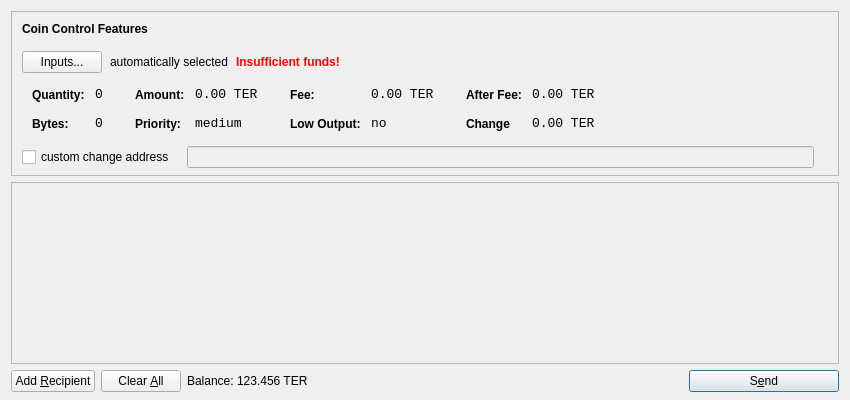
<?xml version="1.0" encoding="UTF-8"?>
<ui version="4.0">
 <class>SendCoinsDialog</class>
 <widget class="QDialog" name="SendCoinsDialog">
  <property name="geometry">
   <rect>
    <x>0</x>
    <y>0</y>
    <width>850</width>
    <height>400</height>
   </rect>
  </property>
  <property name="windowTitle">
   <string>Send Coins</string>
  </property>
  <property name="styleSheet">
   <string notr="true">background-image: url(:/images/gr);</string>
  </property>
  <layout class="QVBoxLayout" name="verticalLayout" stretch="0,1,0">
   <property name="bottomMargin">
    <number>8</number>
   </property>
   <item>
    <widget class="QFrame" name="frameCoinControl">
     <property name="sizePolicy">
      <sizepolicy hsizetype="Expanding" vsizetype="Expanding">
       <horstretch>0</horstretch>
       <verstretch>0</verstretch>
      </sizepolicy>
     </property>
     <property name="maximumSize">
      <size>
       <width>16777215</width>
       <height>16777215</height>
      </size>
     </property>
     <property name="frameShape">
      <enum>QFrame::StyledPanel</enum>
     </property>
     <property name="frameShadow">
      <enum>QFrame::Sunken</enum>
     </property>
     <layout class="QVBoxLayout" name="verticalLayoutCoinControl2">
      <property name="spacing">
       <number>6</number>
      </property>
      <property name="leftMargin">
       <number>0</number>
      </property>
      <property name="topMargin">
       <number>0</number>
      </property>
      <property name="rightMargin">
       <number>0</number>
      </property>
      <property name="bottomMargin">
       <number>6</number>
      </property>
      <item>
       <layout class="QVBoxLayout" name="verticalLayoutCoinControl" stretch="0,0,0,0,1">
        <property name="spacing">
         <number>0</number>
        </property>
        <property name="leftMargin">
         <number>10</number>
        </property>
        <property name="topMargin">
         <number>10</number>
        </property>
        <item>
         <layout class="QHBoxLayout" name="horizontalLayoutCoinControl1">
          <property name="bottomMargin">
           <number>15</number>
          </property>
          <item>
           <widget class="QLabel" name="labelCoinControlFeatures">
            <property name="sizePolicy">
             <sizepolicy hsizetype="Preferred" vsizetype="Maximum">
              <horstretch>0</horstretch>
              <verstretch>0</verstretch>
             </sizepolicy>
            </property>
            <property name="font">
             <font>
              <weight>75</weight>
              <bold>true</bold>
             </font>
            </property>
            <property name="styleSheet">
             <string notr="true">font-weight:bold;</string>
            </property>
            <property name="text">
             <string>Coin Control Features</string>
            </property>
           </widget>
          </item>
         </layout>
        </item>
        <item>
         <layout class="QHBoxLayout" name="horizontalLayoutCoinControl2" stretch="0,0,0,0">
          <property name="spacing">
           <number>8</number>
          </property>
          <property name="bottomMargin">
           <number>10</number>
          </property>
          <item>
           <widget class="QPushButton" name="pushButtonCoinControl">
            <property name="styleSheet">
             <string notr="true"/>
            </property>
            <property name="text">
             <string>Inputs...</string>
            </property>
           </widget>
          </item>
          <item>
           <widget class="QLabel" name="labelCoinControlAutomaticallySelected">
            <property name="text">
             <string>automatically selected</string>
            </property>
            <property name="margin">
             <number>5</number>
            </property>
           </widget>
          </item>
          <item>
           <widget class="QLabel" name="labelCoinControlInsuffFunds">
            <property name="font">
             <font>
              <weight>75</weight>
              <bold>true</bold>
             </font>
            </property>
            <property name="styleSheet">
             <string notr="true">color:red;font-weight:bold;</string>
            </property>
            <property name="text">
             <string>Insufficient funds!</string>
            </property>
            <property name="margin">
             <number>5</number>
            </property>
           </widget>
          </item>
          <item>
           <spacer name="horizontalSpacerCoinControl">
            <property name="orientation">
             <enum>Qt::Horizontal</enum>
            </property>
            <property name="sizeHint" stdset="0">
             <size>
              <width>40</width>
              <height>1</height>
             </size>
            </property>
           </spacer>
          </item>
         </layout>
        </item>
        <item>
         <widget class="QWidget" name="widgetCoinControl" native="true">
          <property name="sizePolicy">
           <sizepolicy hsizetype="Preferred" vsizetype="Preferred">
            <horstretch>0</horstretch>
            <verstretch>0</verstretch>
           </sizepolicy>
          </property>
          <property name="minimumSize">
           <size>
            <width>0</width>
            <height>0</height>
           </size>
          </property>
          <property name="styleSheet">
           <string notr="true"/>
          </property>
          <layout class="QHBoxLayout" name="horizontalLayoutCoinControl5">
           <property name="leftMargin">
            <number>0</number>
           </property>
           <property name="topMargin">
            <number>0</number>
           </property>
           <property name="rightMargin">
            <number>0</number>
           </property>
           <property name="bottomMargin">
            <number>0</number>
           </property>
           <item>
            <layout class="QHBoxLayout" name="horizontalLayoutCoinControl3" stretch="0,0,0,1">
             <property name="spacing">
              <number>20</number>
             </property>
             <property name="topMargin">
              <number>0</number>
             </property>
             <property name="bottomMargin">
              <number>10</number>
             </property>
             <item>
              <layout class="QFormLayout" name="formLayoutCoinControl1">
               <property name="horizontalSpacing">
                <number>10</number>
               </property>
               <property name="verticalSpacing">
                <number>14</number>
               </property>
               <property name="leftMargin">
                <number>10</number>
               </property>
               <property name="topMargin">
                <number>4</number>
               </property>
               <property name="rightMargin">
                <number>6</number>
               </property>
               <item row="0" column="0">
                <widget class="QLabel" name="labelCoinControlQuantityText">
                 <property name="styleSheet">
                  <string notr="true">font-weight:bold;</string>
                 </property>
                 <property name="text">
                  <string>Quantity:</string>
                 </property>
                 <property name="margin">
                  <number>0</number>
                 </property>
                </widget>
               </item>
               <item row="0" column="1">
                <widget class="QLabel" name="labelCoinControlQuantity">
                 <property name="font">
                  <font>
                   <family>Monospace</family>
                   <pointsize>10</pointsize>
                  </font>
                 </property>
                 <property name="cursor">
                  <cursorShape>IBeamCursor</cursorShape>
                 </property>
                 <property name="contextMenuPolicy">
                  <enum>Qt::ActionsContextMenu</enum>
                 </property>
                 <property name="text">
                  <string>0</string>
                 </property>
                 <property name="margin">
                  <number>0</number>
                 </property>
                 <property name="textInteractionFlags">
                  <set>Qt::LinksAccessibleByMouse|Qt::TextSelectableByKeyboard|Qt::TextSelectableByMouse</set>
                 </property>
                </widget>
               </item>
               <item row="1" column="0">
                <widget class="QLabel" name="labelCoinControlBytesText">
                 <property name="styleSheet">
                  <string notr="true">font-weight:bold;</string>
                 </property>
                 <property name="text">
                  <string>Bytes:</string>
                 </property>
                </widget>
               </item>
               <item row="1" column="1">
                <widget class="QLabel" name="labelCoinControlBytes">
                 <property name="font">
                  <font>
                   <family>Monospace</family>
                   <pointsize>10</pointsize>
                  </font>
                 </property>
                 <property name="cursor">
                  <cursorShape>IBeamCursor</cursorShape>
                 </property>
                 <property name="contextMenuPolicy">
                  <enum>Qt::ActionsContextMenu</enum>
                 </property>
                 <property name="text">
                  <string>0</string>
                 </property>
                 <property name="textInteractionFlags">
                  <set>Qt::LinksAccessibleByMouse|Qt::TextSelectableByKeyboard|Qt::TextSelectableByMouse</set>
                 </property>
                </widget>
               </item>
              </layout>
             </item>
             <item>
              <layout class="QFormLayout" name="formLayoutCoinControl2">
               <property name="horizontalSpacing">
                <number>10</number>
               </property>
               <property name="verticalSpacing">
                <number>14</number>
               </property>
               <property name="leftMargin">
                <number>6</number>
               </property>
               <property name="topMargin">
                <number>4</number>
               </property>
               <property name="rightMargin">
                <number>6</number>
               </property>
               <item row="0" column="0">
                <widget class="QLabel" name="labelCoinControlAmountText">
                 <property name="styleSheet">
                  <string notr="true">font-weight:bold;</string>
                 </property>
                 <property name="text">
                  <string>Amount:</string>
                 </property>
                 <property name="margin">
                  <number>0</number>
                 </property>
                </widget>
               </item>
               <item row="0" column="1">
                <widget class="QLabel" name="labelCoinControlAmount">
                 <property name="font">
                  <font>
                   <family>Monospace</family>
                   <pointsize>10</pointsize>
                  </font>
                 </property>
                 <property name="cursor">
                  <cursorShape>IBeamCursor</cursorShape>
                 </property>
                 <property name="contextMenuPolicy">
                  <enum>Qt::ActionsContextMenu</enum>
                 </property>
                 <property name="text">
                  <string>0.00 TER</string>
                 </property>
                 <property name="textInteractionFlags">
                  <set>Qt::LinksAccessibleByMouse|Qt::TextSelectableByKeyboard|Qt::TextSelectableByMouse</set>
                 </property>
                </widget>
               </item>
               <item row="1" column="0">
                <widget class="QLabel" name="labelCoinControlPriorityText">
                 <property name="styleSheet">
                  <string notr="true">font-weight:bold;</string>
                 </property>
                 <property name="text">
                  <string>Priority:</string>
                 </property>
                </widget>
               </item>
               <item row="1" column="1">
                <widget class="QLabel" name="labelCoinControlPriority">
                 <property name="font">
                  <font>
                   <family>Monospace</family>
                   <pointsize>10</pointsize>
                  </font>
                 </property>
                 <property name="cursor">
                  <cursorShape>IBeamCursor</cursorShape>
                 </property>
                 <property name="contextMenuPolicy">
                  <enum>Qt::ActionsContextMenu</enum>
                 </property>
                 <property name="text">
                  <string>medium</string>
                 </property>
                 <property name="textInteractionFlags">
                  <set>Qt::LinksAccessibleByMouse|Qt::TextSelectableByKeyboard|Qt::TextSelectableByMouse</set>
                 </property>
                </widget>
               </item>
              </layout>
             </item>
             <item>
              <layout class="QFormLayout" name="formLayoutCoinControl3">
               <property name="horizontalSpacing">
                <number>10</number>
               </property>
               <property name="verticalSpacing">
                <number>14</number>
               </property>
               <property name="leftMargin">
                <number>6</number>
               </property>
               <property name="topMargin">
                <number>4</number>
               </property>
               <property name="rightMargin">
                <number>6</number>
               </property>
               <item row="0" column="0">
                <widget class="QLabel" name="labelCoinControlFeeText">
                 <property name="styleSheet">
                  <string notr="true">font-weight:bold;</string>
                 </property>
                 <property name="text">
                  <string>Fee:</string>
                 </property>
                 <property name="margin">
                  <number>0</number>
                 </property>
                </widget>
               </item>
               <item row="0" column="1">
                <widget class="QLabel" name="labelCoinControlFee">
                 <property name="font">
                  <font>
                   <family>Monospace</family>
                   <pointsize>10</pointsize>
                  </font>
                 </property>
                 <property name="cursor">
                  <cursorShape>IBeamCursor</cursorShape>
                 </property>
                 <property name="contextMenuPolicy">
                  <enum>Qt::ActionsContextMenu</enum>
                 </property>
                 <property name="text">
                  <string>0.00 TER</string>
                 </property>
                 <property name="textInteractionFlags">
                  <set>Qt::LinksAccessibleByMouse|Qt::TextSelectableByKeyboard|Qt::TextSelectableByMouse</set>
                 </property>
                </widget>
               </item>
               <item row="1" column="0">
                <widget class="QLabel" name="labelCoinControlLowOutputText">
                 <property name="styleSheet">
                  <string notr="true">font-weight:bold;</string>
                 </property>
                 <property name="text">
                  <string>Low Output:</string>
                 </property>
                </widget>
               </item>
               <item row="1" column="1">
                <widget class="QLabel" name="labelCoinControlLowOutput">
                 <property name="font">
                  <font>
                   <family>Monospace</family>
                   <pointsize>10</pointsize>
                  </font>
                 </property>
                 <property name="cursor">
                  <cursorShape>IBeamCursor</cursorShape>
                 </property>
                 <property name="contextMenuPolicy">
                  <enum>Qt::ActionsContextMenu</enum>
                 </property>
                 <property name="text">
                  <string>no</string>
                 </property>
                 <property name="textInteractionFlags">
                  <set>Qt::LinksAccessibleByMouse|Qt::TextSelectableByKeyboard|Qt::TextSelectableByMouse</set>
                 </property>
                </widget>
               </item>
              </layout>
             </item>
             <item>
              <layout class="QFormLayout" name="formLayoutCoinControl4">
               <property name="horizontalSpacing">
                <number>10</number>
               </property>
               <property name="verticalSpacing">
                <number>14</number>
               </property>
               <property name="leftMargin">
                <number>6</number>
               </property>
               <property name="topMargin">
                <number>4</number>
               </property>
               <property name="rightMargin">
                <number>6</number>
               </property>
               <item row="0" column="0">
                <widget class="QLabel" name="labelCoinControlAfterFeeText">
                 <property name="styleSheet">
                  <string notr="true">font-weight:bold;</string>
                 </property>
                 <property name="text">
                  <string>After Fee:</string>
                 </property>
                 <property name="margin">
                  <number>0</number>
                 </property>
                </widget>
               </item>
               <item row="0" column="1">
                <widget class="QLabel" name="labelCoinControlAfterFee">
                 <property name="font">
                  <font>
                   <family>Monospace</family>
                   <pointsize>10</pointsize>
                  </font>
                 </property>
                 <property name="cursor">
                  <cursorShape>IBeamCursor</cursorShape>
                 </property>
                 <property name="contextMenuPolicy">
                  <enum>Qt::ActionsContextMenu</enum>
                 </property>
                 <property name="text">
                  <string>0.00 TER</string>
                 </property>
                 <property name="textInteractionFlags">
                  <set>Qt::LinksAccessibleByMouse|Qt::TextSelectableByKeyboard|Qt::TextSelectableByMouse</set>
                 </property>
                </widget>
               </item>
               <item row="1" column="0">
                <widget class="QLabel" name="labelCoinControlChangeText">
                 <property name="styleSheet">
                  <string notr="true">font-weight:bold;</string>
                 </property>
                 <property name="text">
                  <string>Change</string>
                 </property>
                </widget>
               </item>
               <item row="1" column="1">
                <widget class="QLabel" name="labelCoinControlChange">
                 <property name="font">
                  <font>
                   <family>Monospace</family>
                   <pointsize>10</pointsize>
                  </font>
                 </property>
                 <property name="cursor">
                  <cursorShape>IBeamCursor</cursorShape>
                 </property>
                 <property name="contextMenuPolicy">
                  <enum>Qt::ActionsContextMenu</enum>
                 </property>
                 <property name="text">
                  <string>0.00 TER</string>
                 </property>
                 <property name="textInteractionFlags">
                  <set>Qt::LinksAccessibleByMouse|Qt::TextSelectableByKeyboard|Qt::TextSelectableByMouse</set>
                 </property>
                </widget>
               </item>
              </layout>
             </item>
            </layout>
           </item>
          </layout>
         </widget>
        </item>
        <item>
         <layout class="QHBoxLayout" name="horizontalLayoutCoinControl4" stretch="0,0,0">
          <property name="spacing">
           <number>12</number>
          </property>
          <property name="sizeConstraint">
           <enum>QLayout::SetDefaultConstraint</enum>
          </property>
          <property name="topMargin">
           <number>5</number>
          </property>
          <property name="rightMargin">
           <number>5</number>
          </property>
          <item>
           <widget class="QCheckBox" name="checkBoxCoinControlChange">
            <property name="text">
             <string>custom change address</string>
            </property>
           </widget>
          </item>
          <item>
           <widget class="QLineEdit" name="lineEditCoinControlChange">
            <property name="enabled">
             <bool>false</bool>
            </property>
            <property name="sizePolicy">
             <sizepolicy hsizetype="Expanding" vsizetype="Fixed">
              <horstretch>0</horstretch>
              <verstretch>0</verstretch>
             </sizepolicy>
            </property>
           </widget>
          </item>
          <item>
           <widget class="QLabel" name="labelCoinControlChangeLabel">
            <property name="sizePolicy">
             <sizepolicy hsizetype="Preferred" vsizetype="Expanding">
              <horstretch>0</horstretch>
              <verstretch>0</verstretch>
             </sizepolicy>
            </property>
            <property name="minimumSize">
             <size>
              <width>0</width>
              <height>0</height>
             </size>
            </property>
            <property name="text">
             <string/>
            </property>
            <property name="margin">
             <number>3</number>
            </property>
           </widget>
          </item>
         </layout>
        </item>
        <item>
         <spacer name="verticalSpacerCoinControl">
          <property name="orientation">
           <enum>Qt::Vertical</enum>
          </property>
          <property name="sizeHint" stdset="0">
           <size>
            <width>800</width>
            <height>1</height>
           </size>
          </property>
         </spacer>
        </item>
       </layout>
      </item>
     </layout>
    </widget>
   </item>
   <item>
    <widget class="QScrollArea" name="scrollArea">
     <property name="widgetResizable">
      <bool>true</bool>
     </property>
     <widget class="QWidget" name="scrollAreaWidgetContents">
      <property name="geometry">
       <rect>
        <x>0</x>
        <y>0</y>
        <width>830</width>
        <height>172</height>
       </rect>
      </property>
      <layout class="QVBoxLayout" name="verticalLayout_2">
       <property name="leftMargin">
        <number>0</number>
       </property>
       <property name="topMargin">
        <number>0</number>
       </property>
       <property name="rightMargin">
        <number>0</number>
       </property>
       <property name="bottomMargin">
        <number>0</number>
       </property>
       <item>
        <layout class="QVBoxLayout" name="entries">
         <property name="spacing">
          <number>6</number>
         </property>
        </layout>
       </item>
       <item>
        <spacer name="verticalSpacer">
         <property name="orientation">
          <enum>Qt::Vertical</enum>
         </property>
         <property name="sizeHint" stdset="0">
          <size>
           <width>20</width>
           <height>40</height>
          </size>
         </property>
        </spacer>
       </item>
      </layout>
     </widget>
    </widget>
   </item>
   <item>
    <layout class="QHBoxLayout" name="horizontalLayout">
     <item>
      <widget class="QPushButton" name="addButton">
       <property name="toolTip">
        <string>Send to multiple recipients at once</string>
       </property>
       <property name="text">
        <string>Add &amp;Recipient</string>
       </property>
       <property name="icon">
        <iconset resource="../bitcoin.qrc">
         <normaloff>:/icons/add</normaloff>:/icons/add</iconset>
       </property>
       <property name="autoDefault">
        <bool>false</bool>
       </property>
      </widget>
     </item>
     <item>
      <widget class="QPushButton" name="clearButton">
       <property name="sizePolicy">
        <sizepolicy hsizetype="Minimum" vsizetype="Fixed">
         <horstretch>0</horstretch>
         <verstretch>0</verstretch>
        </sizepolicy>
       </property>
       <property name="toolTip">
        <string>Remove all transaction fields</string>
       </property>
       <property name="text">
        <string>Clear &amp;All</string>
       </property>
       <property name="icon">
        <iconset resource="../bitcoin.qrc">
         <normaloff>:/icons/remove</normaloff>:/icons/remove</iconset>
       </property>
       <property name="autoRepeatDelay">
        <number>300</number>
       </property>
       <property name="autoDefault">
        <bool>false</bool>
       </property>
      </widget>
     </item>
     <item>
      <layout class="QHBoxLayout" name="horizontalLayout_2">
       <property name="spacing">
        <number>3</number>
       </property>
       <item>
        <widget class="QLabel" name="label">
         <property name="sizePolicy">
          <sizepolicy hsizetype="Preferred" vsizetype="Fixed">
           <horstretch>0</horstretch>
           <verstretch>0</verstretch>
          </sizepolicy>
         </property>
         <property name="text">
          <string>Balance:</string>
         </property>
        </widget>
       </item>
       <item>
        <widget class="QLabel" name="labelBalance">
         <property name="sizePolicy">
          <sizepolicy hsizetype="Preferred" vsizetype="Fixed">
           <horstretch>0</horstretch>
           <verstretch>0</verstretch>
          </sizepolicy>
         </property>
         <property name="cursor">
          <cursorShape>IBeamCursor</cursorShape>
         </property>
         <property name="text">
          <string>123.456 TER</string>
         </property>
         <property name="textInteractionFlags">
          <set>Qt::LinksAccessibleByMouse|Qt::TextSelectableByKeyboard|Qt::TextSelectableByMouse</set>
         </property>
        </widget>
       </item>
      </layout>
     </item>
     <item>
      <spacer name="horizontalSpacer">
       <property name="orientation">
        <enum>Qt::Horizontal</enum>
       </property>
       <property name="sizeHint" stdset="0">
        <size>
         <width>40</width>
         <height>20</height>
        </size>
       </property>
      </spacer>
     </item>
     <item>
      <widget class="QPushButton" name="sendButton">
       <property name="minimumSize">
        <size>
         <width>150</width>
         <height>0</height>
        </size>
       </property>
       <property name="toolTip">
        <string>Confirm the send action</string>
       </property>
       <property name="text">
        <string>S&amp;end</string>
       </property>
       <property name="icon">
        <iconset resource="../bitcoin.qrc">
         <normaloff>:/icons/send</normaloff>:/icons/send</iconset>
       </property>
       <property name="default">
        <bool>true</bool>
       </property>
      </widget>
     </item>
    </layout>
   </item>
  </layout>
 </widget>
 <resources>
  <include location="../bitcoin.qrc"/>
 </resources>
 <connections/>
</ui>
